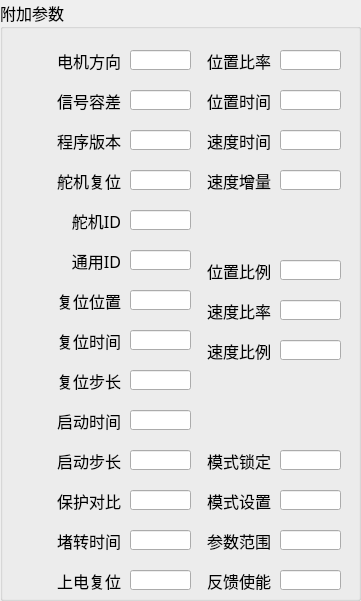
  <widget class="QGroupBox" name="groupBox">
   <property name="geometry">
    <rect>
     <x>750</x>
     <y>20</y>
     <width>361</width>
     <height>601</height>
    </rect>
   </property>
   <property name="font">
    <font>
     <family>Adobe 仿宋 Std R</family>
     <pointsize>12</pointsize>
    </font>
   </property>
   <property name="title">
    <string>附加参数</string>
   </property>
   <widget class="QLabel" name="label_5">
    <property name="geometry">
     <rect>
      <x>10</x>
      <y>50</y>
      <width>111</width>
      <height>21</height>
     </rect>
    </property>
    <property name="font">
     <font>
      <family>Adobe 仿宋 Std R</family>
      <pointsize>12</pointsize>
     </font>
    </property>
    <property name="text">
     <string>电机方向</string>
    </property>
    <property name="alignment">
     <set>Qt::AlignRight|Qt::AlignTrailing|Qt::AlignVCenter</set>
    </property>
   </widget>
   <widget class="QLabel" name="label_6">
    <property name="geometry">
     <rect>
      <x>10</x>
      <y>90</y>
      <width>111</width>
      <height>21</height>
     </rect>
    </property>
    <property name="font">
     <font>
      <family>Adobe 仿宋 Std R</family>
      <pointsize>12</pointsize>
     </font>
    </property>
    <property name="text">
     <string>信号容差</string>
    </property>
    <property name="alignment">
     <set>Qt::AlignRight|Qt::AlignTrailing|Qt::AlignVCenter</set>
    </property>
   </widget>
   <widget class="QLabel" name="label_7">
    <property name="geometry">
     <rect>
      <x>10</x>
      <y>130</y>
      <width>111</width>
      <height>21</height>
     </rect>
    </property>
    <property name="font">
     <font>
      <family>Adobe 仿宋 Std R</family>
      <pointsize>12</pointsize>
     </font>
    </property>
    <property name="text">
     <string>程序版本</string>
    </property>
    <property name="alignment">
     <set>Qt::AlignRight|Qt::AlignTrailing|Qt::AlignVCenter</set>
    </property>
   </widget>
   <widget class="QLabel" name="label_8">
    <property name="geometry">
     <rect>
      <x>10</x>
      <y>170</y>
      <width>111</width>
      <height>21</height>
     </rect>
    </property>
    <property name="font">
     <font>
      <family>Adobe 仿宋 Std R</family>
      <pointsize>12</pointsize>
     </font>
    </property>
    <property name="text">
     <string>舵机复位</string>
    </property>
    <property name="alignment">
     <set>Qt::AlignRight|Qt::AlignTrailing|Qt::AlignVCenter</set>
    </property>
   </widget>
   <widget class="QLabel" name="label_9">
    <property name="geometry">
     <rect>
      <x>30</x>
      <y>210</y>
      <width>91</width>
      <height>21</height>
     </rect>
    </property>
    <property name="font">
     <font>
      <family>Adobe 仿宋 Std R</family>
      <pointsize>12</pointsize>
     </font>
    </property>
    <property name="text">
     <string>舵机ID</string>
    </property>
    <property name="alignment">
     <set>Qt::AlignRight|Qt::AlignTrailing|Qt::AlignVCenter</set>
    </property>
   </widget>
   <widget class="QLabel" name="label_10">
    <property name="geometry">
     <rect>
      <x>30</x>
      <y>250</y>
      <width>91</width>
      <height>21</height>
     </rect>
    </property>
    <property name="font">
     <font>
      <family>Adobe 仿宋 Std R</family>
      <pointsize>12</pointsize>
     </font>
    </property>
    <property name="text">
     <string>通用ID</string>
    </property>
    <property name="alignment">
     <set>Qt::AlignRight|Qt::AlignTrailing|Qt::AlignVCenter</set>
    </property>
   </widget>
   <widget class="QLabel" name="label_11">
    <property name="geometry">
     <rect>
      <x>0</x>
      <y>290</y>
      <width>121</width>
      <height>21</height>
     </rect>
    </property>
    <property name="font">
     <font>
      <family>Adobe 仿宋 Std R</family>
      <pointsize>12</pointsize>
     </font>
    </property>
    <property name="text">
     <string>复位位置</string>
    </property>
    <property name="alignment">
     <set>Qt::AlignRight|Qt::AlignTrailing|Qt::AlignVCenter</set>
    </property>
   </widget>
   <widget class="QLabel" name="label_12">
    <property name="geometry">
     <rect>
      <x>10</x>
      <y>330</y>
      <width>111</width>
      <height>21</height>
     </rect>
    </property>
    <property name="font">
     <font>
      <family>Adobe 仿宋 Std R</family>
      <pointsize>12</pointsize>
     </font>
    </property>
    <property name="text">
     <string>复位时间</string>
    </property>
    <property name="alignment">
     <set>Qt::AlignRight|Qt::AlignTrailing|Qt::AlignVCenter</set>
    </property>
   </widget>
   <widget class="QLabel" name="label_13">
    <property name="geometry">
     <rect>
      <x>10</x>
      <y>370</y>
      <width>111</width>
      <height>21</height>
     </rect>
    </property>
    <property name="font">
     <font>
      <family>Adobe 仿宋 Std R</family>
      <pointsize>12</pointsize>
     </font>
    </property>
    <property name="text">
     <string>复位步长</string>
    </property>
    <property name="alignment">
     <set>Qt::AlignRight|Qt::AlignTrailing|Qt::AlignVCenter</set>
    </property>
   </widget>
   <widget class="QLabel" name="label_14">
    <property name="geometry">
     <rect>
      <x>10</x>
      <y>410</y>
      <width>111</width>
      <height>21</height>
     </rect>
    </property>
    <property name="font">
     <font>
      <family>Adobe 仿宋 Std R</family>
      <pointsize>12</pointsize>
     </font>
    </property>
    <property name="text">
     <string>启动时间</string>
    </property>
    <property name="alignment">
     <set>Qt::AlignRight|Qt::AlignTrailing|Qt::AlignVCenter</set>
    </property>
   </widget>
   <widget class="QLabel" name="label_15">
    <property name="geometry">
     <rect>
      <x>30</x>
      <y>450</y>
      <width>91</width>
      <height>21</height>
     </rect>
    </property>
    <property name="font">
     <font>
      <family>Adobe 仿宋 Std R</family>
      <pointsize>12</pointsize>
     </font>
    </property>
    <property name="text">
     <string>启动步长</string>
    </property>
    <property name="alignment">
     <set>Qt::AlignRight|Qt::AlignTrailing|Qt::AlignVCenter</set>
    </property>
   </widget>
   <widget class="QLabel" name="label_16">
    <property name="geometry">
     <rect>
      <x>30</x>
      <y>530</y>
      <width>91</width>
      <height>21</height>
     </rect>
    </property>
    <property name="font">
     <font>
      <family>Adobe 仿宋 Std R</family>
      <pointsize>12</pointsize>
     </font>
    </property>
    <property name="text">
     <string>堵转时间</string>
    </property>
    <property name="alignment">
     <set>Qt::AlignRight|Qt::AlignTrailing|Qt::AlignVCenter</set>
    </property>
   </widget>
   <widget class="QLabel" name="label_17">
    <property name="geometry">
     <rect>
      <x>20</x>
      <y>570</y>
      <width>101</width>
      <height>21</height>
     </rect>
    </property>
    <property name="font">
     <font>
      <family>Adobe 仿宋 Std R</family>
      <pointsize>12</pointsize>
     </font>
    </property>
    <property name="text">
     <string>上电复位</string>
    </property>
    <property name="alignment">
     <set>Qt::AlignRight|Qt::AlignTrailing|Qt::AlignVCenter</set>
    </property>
   </widget>
   <widget class="QLineEdit" name="lineEdit">
    <property name="geometry">
     <rect>
      <x>130</x>
      <y>50</y>
      <width>61</width>
      <height>20</height>
     </rect>
    </property>
    <property name="font">
     <font>
      <family>Adobe 仿宋 Std R</family>
      <pointsize>12</pointsize>
     </font>
    </property>
   </widget>
   <widget class="QLineEdit" name="lineEdit_2">
    <property name="geometry">
     <rect>
      <x>130</x>
      <y>90</y>
      <width>61</width>
      <height>20</height>
     </rect>
    </property>
    <property name="font">
     <font>
      <family>Adobe 仿宋 Std R</family>
      <pointsize>12</pointsize>
     </font>
    </property>
   </widget>
   <widget class="QLineEdit" name="lineEdit_3">
    <property name="geometry">
     <rect>
      <x>130</x>
      <y>130</y>
      <width>61</width>
      <height>20</height>
     </rect>
    </property>
    <property name="font">
     <font>
      <family>Adobe 仿宋 Std R</family>
      <pointsize>12</pointsize>
     </font>
    </property>
   </widget>
   <widget class="QLineEdit" name="lineEdit_4">
    <property name="geometry">
     <rect>
      <x>130</x>
      <y>170</y>
      <width>61</width>
      <height>20</height>
     </rect>
    </property>
    <property name="font">
     <font>
      <family>Adobe 仿宋 Std R</family>
      <pointsize>12</pointsize>
     </font>
    </property>
   </widget>
   <widget class="QLineEdit" name="lineEdit_5">
    <property name="geometry">
     <rect>
      <x>130</x>
      <y>210</y>
      <width>61</width>
      <height>20</height>
     </rect>
    </property>
    <property name="font">
     <font>
      <family>Adobe 仿宋 Std R</family>
      <pointsize>12</pointsize>
     </font>
    </property>
   </widget>
   <widget class="QLineEdit" name="lineEdit_6">
    <property name="geometry">
     <rect>
      <x>130</x>
      <y>250</y>
      <width>61</width>
      <height>20</height>
     </rect>
    </property>
    <property name="font">
     <font>
      <family>Adobe 仿宋 Std R</family>
      <pointsize>12</pointsize>
     </font>
    </property>
   </widget>
   <widget class="QLineEdit" name="lineEdit_7">
    <property name="geometry">
     <rect>
      <x>130</x>
      <y>290</y>
      <width>61</width>
      <height>20</height>
     </rect>
    </property>
    <property name="font">
     <font>
      <family>Adobe 仿宋 Std R</family>
      <pointsize>12</pointsize>
     </font>
    </property>
   </widget>
   <widget class="QLineEdit" name="lineEdit_8">
    <property name="geometry">
     <rect>
      <x>130</x>
      <y>330</y>
      <width>61</width>
      <height>20</height>
     </rect>
    </property>
    <property name="font">
     <font>
      <family>Adobe 仿宋 Std R</family>
      <pointsize>12</pointsize>
     </font>
    </property>
   </widget>
   <widget class="QLineEdit" name="lineEdit_9">
    <property name="geometry">
     <rect>
      <x>130</x>
      <y>370</y>
      <width>61</width>
      <height>20</height>
     </rect>
    </property>
    <property name="font">
     <font>
      <family>Adobe 仿宋 Std R</family>
      <pointsize>12</pointsize>
     </font>
    </property>
   </widget>
   <widget class="QLineEdit" name="lineEdit_10">
    <property name="geometry">
     <rect>
      <x>130</x>
      <y>410</y>
      <width>61</width>
      <height>20</height>
     </rect>
    </property>
    <property name="font">
     <font>
      <family>Adobe 仿宋 Std R</family>
      <pointsize>12</pointsize>
     </font>
    </property>
   </widget>
   <widget class="QLineEdit" name="lineEdit_11">
    <property name="geometry">
     <rect>
      <x>130</x>
      <y>450</y>
      <width>61</width>
      <height>20</height>
     </rect>
    </property>
    <property name="font">
     <font>
      <family>Adobe 仿宋 Std R</family>
      <pointsize>12</pointsize>
     </font>
    </property>
   </widget>
   <widget class="QLineEdit" name="lineEdit_12">
    <property name="geometry">
     <rect>
      <x>130</x>
      <y>530</y>
      <width>61</width>
      <height>20</height>
     </rect>
    </property>
    <property name="font">
     <font>
      <family>Adobe 仿宋 Std R</family>
      <pointsize>12</pointsize>
     </font>
    </property>
   </widget>
   <widget class="QLineEdit" name="lineEdit_13">
    <property name="geometry">
     <rect>
      <x>130</x>
      <y>570</y>
      <width>61</width>
      <height>20</height>
     </rect>
    </property>
    <property name="font">
     <font>
      <family>Adobe 仿宋 Std R</family>
      <pointsize>12</pointsize>
     </font>
    </property>
   </widget>
   <widget class="QLabel" name="label_34">
    <property name="enabled">
     <bool>true</bool>
    </property>
    <property name="geometry">
     <rect>
      <x>180</x>
      <y>260</y>
      <width>91</width>
      <height>21</height>
     </rect>
    </property>
    <property name="font">
     <font>
      <family>Adobe 仿宋 Std R</family>
      <pointsize>12</pointsize>
     </font>
    </property>
    <property name="text">
     <string>位置比例</string>
    </property>
    <property name="alignment">
     <set>Qt::AlignRight|Qt::AlignTrailing|Qt::AlignVCenter</set>
    </property>
   </widget>
   <widget class="QLineEdit" name="lineEdit_23">
    <property name="enabled">
     <bool>true</bool>
    </property>
    <property name="geometry">
     <rect>
      <x>280</x>
      <y>260</y>
      <width>61</width>
      <height>20</height>
     </rect>
    </property>
    <property name="font">
     <font>
      <family>Adobe 仿宋 Std R</family>
      <pointsize>12</pointsize>
     </font>
    </property>
   </widget>
   <widget class="QLineEdit" name="lineEdit_24">
    <property name="geometry">
     <rect>
      <x>280</x>
      <y>50</y>
      <width>61</width>
      <height>20</height>
     </rect>
    </property>
    <property name="font">
     <font>
      <family>Adobe 仿宋 Std R</family>
      <pointsize>12</pointsize>
     </font>
    </property>
   </widget>
   <widget class="QLabel" name="label_35">
    <property name="geometry">
     <rect>
      <x>180</x>
      <y>50</y>
      <width>91</width>
      <height>21</height>
     </rect>
    </property>
    <property name="font">
     <font>
      <family>Adobe 仿宋 Std R</family>
      <pointsize>12</pointsize>
     </font>
    </property>
    <property name="text">
     <string>位置比率</string>
    </property>
    <property name="alignment">
     <set>Qt::AlignRight|Qt::AlignTrailing|Qt::AlignVCenter</set>
    </property>
   </widget>
   <widget class="QLineEdit" name="lineEdit_25">
    <property name="enabled">
     <bool>true</bool>
    </property>
    <property name="geometry">
     <rect>
      <x>280</x>
      <y>300</y>
      <width>61</width>
      <height>20</height>
     </rect>
    </property>
    <property name="font">
     <font>
      <family>Adobe 仿宋 Std R</family>
      <pointsize>12</pointsize>
     </font>
    </property>
   </widget>
   <widget class="QLabel" name="label_36">
    <property name="enabled">
     <bool>true</bool>
    </property>
    <property name="geometry">
     <rect>
      <x>180</x>
      <y>300</y>
      <width>91</width>
      <height>21</height>
     </rect>
    </property>
    <property name="font">
     <font>
      <family>Adobe 仿宋 Std R</family>
      <pointsize>12</pointsize>
     </font>
    </property>
    <property name="text">
     <string>速度比率</string>
    </property>
    <property name="alignment">
     <set>Qt::AlignRight|Qt::AlignTrailing|Qt::AlignVCenter</set>
    </property>
   </widget>
   <widget class="QLineEdit" name="lineEdit_26">
    <property name="geometry">
     <rect>
      <x>280</x>
      <y>90</y>
      <width>61</width>
      <height>20</height>
     </rect>
    </property>
    <property name="font">
     <font>
      <family>Adobe 仿宋 Std R</family>
      <pointsize>12</pointsize>
     </font>
    </property>
   </widget>
   <widget class="QLabel" name="label_37">
    <property name="geometry">
     <rect>
      <x>180</x>
      <y>90</y>
      <width>91</width>
      <height>21</height>
     </rect>
    </property>
    <property name="font">
     <font>
      <family>Adobe 仿宋 Std R</family>
      <pointsize>12</pointsize>
     </font>
    </property>
    <property name="text">
     <string>位置时间</string>
    </property>
    <property name="alignment">
     <set>Qt::AlignRight|Qt::AlignTrailing|Qt::AlignVCenter</set>
    </property>
   </widget>
   <widget class="QLineEdit" name="lineEdit_27">
    <property name="geometry">
     <rect>
      <x>280</x>
      <y>130</y>
      <width>61</width>
      <height>20</height>
     </rect>
    </property>
    <property name="font">
     <font>
      <family>Adobe 仿宋 Std R</family>
      <pointsize>12</pointsize>
     </font>
    </property>
   </widget>
   <widget class="QLabel" name="label_38">
    <property name="geometry">
     <rect>
      <x>180</x>
      <y>130</y>
      <width>91</width>
      <height>21</height>
     </rect>
    </property>
    <property name="font">
     <font>
      <family>Adobe 仿宋 Std R</family>
      <pointsize>12</pointsize>
     </font>
    </property>
    <property name="text">
     <string>速度时间</string>
    </property>
    <property name="alignment">
     <set>Qt::AlignRight|Qt::AlignTrailing|Qt::AlignVCenter</set>
    </property>
   </widget>
   <widget class="QLineEdit" name="lineEdit_28">
    <property name="enabled">
     <bool>true</bool>
    </property>
    <property name="geometry">
     <rect>
      <x>280</x>
      <y>340</y>
      <width>61</width>
      <height>20</height>
     </rect>
    </property>
    <property name="font">
     <font>
      <family>Adobe 仿宋 Std R</family>
      <pointsize>12</pointsize>
     </font>
    </property>
   </widget>
   <widget class="QLabel" name="label_39">
    <property name="enabled">
     <bool>true</bool>
    </property>
    <property name="geometry">
     <rect>
      <x>180</x>
      <y>340</y>
      <width>91</width>
      <height>21</height>
     </rect>
    </property>
    <property name="font">
     <font>
      <family>Adobe 仿宋 Std R</family>
      <pointsize>12</pointsize>
     </font>
    </property>
    <property name="text">
     <string>速度比例</string>
    </property>
    <property name="alignment">
     <set>Qt::AlignRight|Qt::AlignTrailing|Qt::AlignVCenter</set>
    </property>
   </widget>
   <widget class="QLineEdit" name="lineEdit_29">
    <property name="geometry">
     <rect>
      <x>280</x>
      <y>170</y>
      <width>61</width>
      <height>20</height>
     </rect>
    </property>
    <property name="font">
     <font>
      <family>Adobe 仿宋 Std R</family>
      <pointsize>12</pointsize>
     </font>
    </property>
   </widget>
   <widget class="QLabel" name="label_40">
    <property name="geometry">
     <rect>
      <x>180</x>
      <y>170</y>
      <width>91</width>
      <height>21</height>
     </rect>
    </property>
    <property name="font">
     <font>
      <family>Adobe 仿宋 Std R</family>
      <pointsize>12</pointsize>
     </font>
    </property>
    <property name="text">
     <string>速度增量</string>
    </property>
    <property name="alignment">
     <set>Qt::AlignRight|Qt::AlignTrailing|Qt::AlignVCenter</set>
    </property>
   </widget>
   <widget class="QLabel" name="label_41">
    <property name="geometry">
     <rect>
      <x>180</x>
      <y>450</y>
      <width>91</width>
      <height>21</height>
     </rect>
    </property>
    <property name="font">
     <font>
      <family>Adobe 仿宋 Std R</family>
      <pointsize>12</pointsize>
     </font>
    </property>
    <property name="text">
     <string>模式锁定</string>
    </property>
    <property name="alignment">
     <set>Qt::AlignRight|Qt::AlignTrailing|Qt::AlignVCenter</set>
    </property>
   </widget>
   <widget class="QLineEdit" name="lineEdit_34">
    <property name="geometry">
     <rect>
      <x>280</x>
      <y>450</y>
      <width>61</width>
      <height>20</height>
     </rect>
    </property>
    <property name="font">
     <font>
      <family>Adobe 仿宋 Std R</family>
      <pointsize>12</pointsize>
     </font>
    </property>
   </widget>
   <widget class="QLabel" name="label_42">
    <property name="geometry">
     <rect>
      <x>180</x>
      <y>490</y>
      <width>91</width>
      <height>21</height>
     </rect>
    </property>
    <property name="font">
     <font>
      <family>Adobe 仿宋 Std R</family>
      <pointsize>12</pointsize>
     </font>
    </property>
    <property name="text">
     <string>模式设置</string>
    </property>
    <property name="alignment">
     <set>Qt::AlignRight|Qt::AlignTrailing|Qt::AlignVCenter</set>
    </property>
   </widget>
   <widget class="QLineEdit" name="lineEdit_38">
    <property name="geometry">
     <rect>
      <x>280</x>
      <y>490</y>
      <width>61</width>
      <height>20</height>
     </rect>
    </property>
    <property name="font">
     <font>
      <family>Adobe 仿宋 Std R</family>
      <pointsize>12</pointsize>
     </font>
    </property>
   </widget>
   <widget class="QLabel" name="label_43">
    <property name="geometry">
     <rect>
      <x>180</x>
      <y>530</y>
      <width>91</width>
      <height>21</height>
     </rect>
    </property>
    <property name="font">
     <font>
      <family>Adobe 仿宋 Std R</family>
      <pointsize>12</pointsize>
     </font>
    </property>
    <property name="text">
     <string>参数范围</string>
    </property>
    <property name="alignment">
     <set>Qt::AlignRight|Qt::AlignTrailing|Qt::AlignVCenter</set>
    </property>
   </widget>
   <widget class="QLineEdit" name="lineEdit_96">
    <property name="geometry">
     <rect>
      <x>280</x>
      <y>530</y>
      <width>61</width>
      <height>20</height>
     </rect>
    </property>
    <property name="font">
     <font>
      <family>Adobe 仿宋 Std R</family>
      <pointsize>12</pointsize>
     </font>
    </property>
   </widget>
   <widget class="QLabel" name="label_44">
    <property name="geometry">
     <rect>
      <x>180</x>
      <y>570</y>
      <width>91</width>
      <height>21</height>
     </rect>
    </property>
    <property name="font">
     <font>
      <family>Adobe 仿宋 Std R</family>
      <pointsize>12</pointsize>
     </font>
    </property>
    <property name="text">
     <string>反馈使能</string>
    </property>
    <property name="alignment">
     <set>Qt::AlignRight|Qt::AlignTrailing|Qt::AlignVCenter</set>
    </property>
   </widget>
   <widget class="QLineEdit" name="lineEdit_97">
    <property name="geometry">
     <rect>
      <x>280</x>
      <y>570</y>
      <width>61</width>
      <height>20</height>
     </rect>
    </property>
    <property name="font">
     <font>
      <family>Adobe 仿宋 Std R</family>
      <pointsize>12</pointsize>
     </font>
    </property>
   </widget>
   <widget class="QLabel" name="label_45">
    <property name="geometry">
     <rect>
      <x>30</x>
      <y>490</y>
      <width>91</width>
      <height>21</height>
     </rect>
    </property>
    <property name="font">
     <font>
      <family>Adobe 仿宋 Std R</family>
      <pointsize>12</pointsize>
     </font>
    </property>
    <property name="text">
     <string>保护对比</string>
    </property>
    <property name="alignment">
     <set>Qt::AlignRight|Qt::AlignTrailing|Qt::AlignVCenter</set>
    </property>
   </widget>
   <widget class="QLineEdit" name="lineEdit_98">
    <property name="geometry">
     <rect>
      <x>130</x>
      <y>490</y>
      <width>61</width>
      <height>20</height>
     </rect>
    </property>
    <property name="font">
     <font>
      <family>Adobe 仿宋 Std R</family>
      <pointsize>12</pointsize>
     </font>
    </property>
   </widget>
  </widget>
